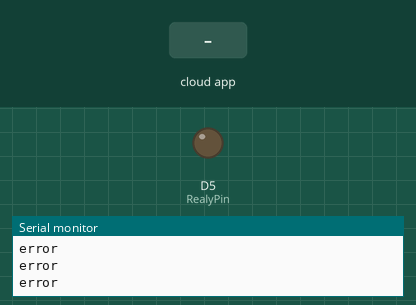
Recording of a sketch running on a simulated ESP8266 (NodeMCU). Shown: output pins drawn as LEDs (lit = HIGH), the last lines printed to the serial monitor. The test bench sets the inputs (shaded band). WiFi joins after 1.5 s; servers stay silent unless stated; the Firebase database answers and starts empty.

Above: at 2.7 s.
2.8 s: the phone or cloud app sets pumpa to ON
At 3.6 s:
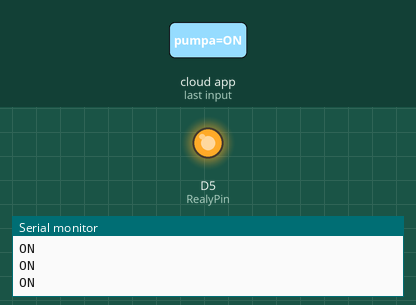
4.3 s: the phone or cloud app sets pumpa to OFF
At 4.8 s:
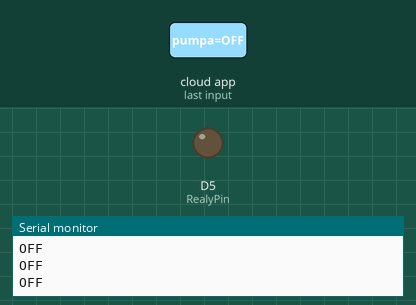
Timing chart, 0 to 7.3 s (numbered marks = the images above; inputs shaded):
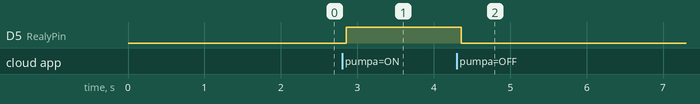

The sketch:

IOT_PROJECT.ino
```cpp
#include <Arduino.h>
#if defined(ESP32)
  #include <WiFi.h>
#elif defined(ESP8266)
  #include <ESP8266WiFi.h>
#endif
#include <Firebase_ESP_Client.h>


int RealyPin=D5;


//Provide the token generation process info.
#include "addons/TokenHelper.h"
//Provide the RTDB payload printing info and other helper functions.
#include "addons/RTDBHelper.h"


#define WIFI_SSID "Galaxy A22"
#define WIFI_PASSWORD "bdmh3918"


//#define API_KEY "AIzaSyBvPyGl-EHo4XkWEWxjQA-V_w8Qe02clqQ"
//#define DATABASE_URL "https://iotproject-38b75-default-rtdb.firebaseio.com"


///////////////////////////////////////////////////////////////////


#define API_KEY "AIzaSyBvPyGl-EHo4XkWEWxjQA-V_w8Qe02clqQ"
#define DATABASE_URL "https://iotproject-38b75-default-rtdb.firebaseio.com"


 int vr=A0;
 int sdata=0;


FirebaseData fbdo;


FirebaseAuth auth;
FirebaseConfig config;


unsigned long sendDataPrevMillis = 0;
int count = 0;
bool signupOK = false;


int intValue;
float floatValue;
String pumpaStatus;


                                  //===========================================SETUP=====================================================================\\

void setup(){
  Serial.begin(115200);
  WiFi.begin(WIFI_SSID, WIFI_PASSWORD);
  Serial.print("Connecting to Wi-Fi");
  while (WiFi.status() != WL_CONNECTED){
    Serial.print(".");
    delay(300);
  }
  Serial.println();
  Serial.print("Connected with IP: ");
  Serial.println(WiFi.localIP());
  Serial.println();


  /* Assign the api key (required) */
  config.api_key = API_KEY;


  /* Assign the RTDB URL (required) */
  config.database_url = DATABASE_URL;


  /* Sign up */
  if (Firebase.signUp(&config, &auth, "", "")){
    Serial.println("ok");
    signupOK = true;
  }
  else{
    Serial.printf("%s\n", config.signer.signupError.message.c_str());
  }


  /* Assign the callback function for the long running token generation task */
  config.token_status_callback = tokenStatusCallback; //see addons/TokenHelper.h

  Firebase.begin(&config, &auth);
  Firebase.reconnectWiFi(true);


    pinMode(RealyPin, OUTPUT);
    pinMode(sdata,INPUT);
}


                                       //===========================================LOOP=====================================================================\\


void loop(){
 // sdata=analogRead(vr);
 // if(sdata>=9&&sdata<=450)
  //{
 // digitalWrite(RealyPin, HIGH);   // turn the LED on (HIGH is the voltage level)

 // Serial.print("Pumpa radi");// wait for a second

 //    Serial.print("Nivo vode:");
 //   Serial.println(sdata);
 // }
 // else if(sdata>450)
 // {
        // turn the LED off by making the voltage LOW

 //  Serial.println("Pumpa ne radi");// wait for a second
 // Serial.print("Nivo vode: ");
  //  Serial.println(sdata);
 //    digitalWrite(RealyPin, LOW);
 //   }


  if (Firebase.ready() && signupOK && (millis() - sendDataPrevMillis > 15000 || sendDataPrevMillis == 0)){
    sendDataPrevMillis = millis();

//SET SENZOR


  //if (Firebase.RTDB.setInt(&fbdo, "/test/waterSensor/nivoVode",sdata)) {
  //     Serial.println("PASSED");
  // Serial.println("PATH: " + fbdo.dataPath());
  //   Serial.println("TYPE: " + fbdo.dataType());

  //   }
  //  else {
  //     Serial.println("FAILED");
  //    Serial.println("REASON: " + fbdo.errorReason());
 //  }


//SET PUMPA
//if (Firebase.RTDB.setString(&fbdo, "/test/stanjePumpe/pumpa","ON")) {
 //      Serial.println("PASSED");
 //    Serial.println("PATH: " + fbdo.dataPath());
//      Serial.println("TYPE: " + fbdo.dataType());

 //    }
 //    else {
 //      Serial.println("FAILED");
  //    Serial.println("REASON: " + fbdo.errorReason());
  //  }

 // }


                                           /////////////////////////////////////////////////////////////////////////////////GET metoda

 //GET SENZOR

//if (Firebase.RTDB.getInt(&fbdo, "/test/waterSensor/nivoVode")) {
 //     if (fbdo.dataType() == "int") {
 //       intValue= fbdo.intData();
 //      Serial.println(intValue);

  //   }
  //   else {
 //    Serial.println("FAILED");
  //    Serial.println("REASON: " + fbdo.errorReason());
  // }

  }


 if (Firebase.RTDB.getString(&fbdo, "/test/stanjePumpe/pumpa")) {
      if (fbdo.dataType() == "string") {
       pumpaStatus= fbdo.stringData();
       Serial.println(pumpaStatus);

     }
 }

     if(pumpaStatus=="ON")
     {
      digitalWrite(RealyPin,HIGH);
     }
      else if(pumpaStatus=="OFF")
     {
      digitalWrite(RealyPin,LOW);
     }
     else{
      Serial.println("error");
     }

}
```

Measured:
- after the input at 2.8 s, D5 (RealyPin): LOW → HIGH after 0.06 s
- after the input at 4.3 s, D5 (RealyPin): HIGH → LOW after 0.06 s
